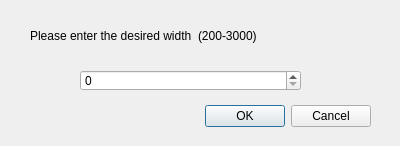
<?xml version="1.0" encoding="UTF-8"?>
<ui version="4.0">
 <class>PipeInsertDialog</class>
 <widget class="QDialog" name="PipeInsertDialog">
  <property name="geometry">
   <rect>
    <x>0</x>
    <y>0</y>
    <width>400</width>
    <height>146</height>
   </rect>
  </property>
  <property name="windowTitle">
   <string>Change width</string>
  </property>
  <widget class="QDialogButtonBox" name="buttonBox">
   <property name="geometry">
    <rect>
     <x>30</x>
     <y>100</y>
     <width>341</width>
     <height>32</height>
    </rect>
   </property>
   <property name="orientation">
    <enum>Qt::Horizontal</enum>
   </property>
   <property name="standardButtons">
    <set>QDialogButtonBox::Cancel|QDialogButtonBox::Ok</set>
   </property>
  </widget>
  <widget class="QSpinBox" name="spinBox">
   <property name="geometry">
    <rect>
     <x>80</x>
     <y>70</y>
     <width>221</width>
     <height>21</height>
    </rect>
   </property>
  </widget>
  <widget class="QWidget" name="horizontalLayoutWidget">
   <property name="geometry">
    <rect>
     <x>30</x>
     <y>20</y>
     <width>329</width>
     <height>31</height>
    </rect>
   </property>
   <layout class="QHBoxLayout" name="horizontalLayout">
    <item>
     <widget class="QLabel" name="label">
      <property name="text">
       <string>Please enter the desired width</string>
      </property>
     </widget>
    </item>
    <item>
     <widget class="QLabel" name="label_2">
      <property name="text">
       <string>(200-3000)</string>
      </property>
     </widget>
    </item>
   </layout>
  </widget>
 </widget>
 <resources/>
 <connections>
  <connection>
   <sender>buttonBox</sender>
   <signal>accepted()</signal>
   <receiver>PipeInsertDialog</receiver>
   <slot>accept()</slot>
   <hints>
    <hint type="sourcelabel">
     <x>248</x>
     <y>254</y>
    </hint>
    <hint type="destinationlabel">
     <x>157</x>
     <y>274</y>
    </hint>
   </hints>
  </connection>
  <connection>
   <sender>buttonBox</sender>
   <signal>rejected()</signal>
   <receiver>PipeInsertDialog</receiver>
   <slot>reject()</slot>
   <hints>
    <hint type="sourcelabel">
     <x>316</x>
     <y>260</y>
    </hint>
    <hint type="destinationlabel">
     <x>286</x>
     <y>274</y>
    </hint>
   </hints>
  </connection>
 </connections>
</ui>
